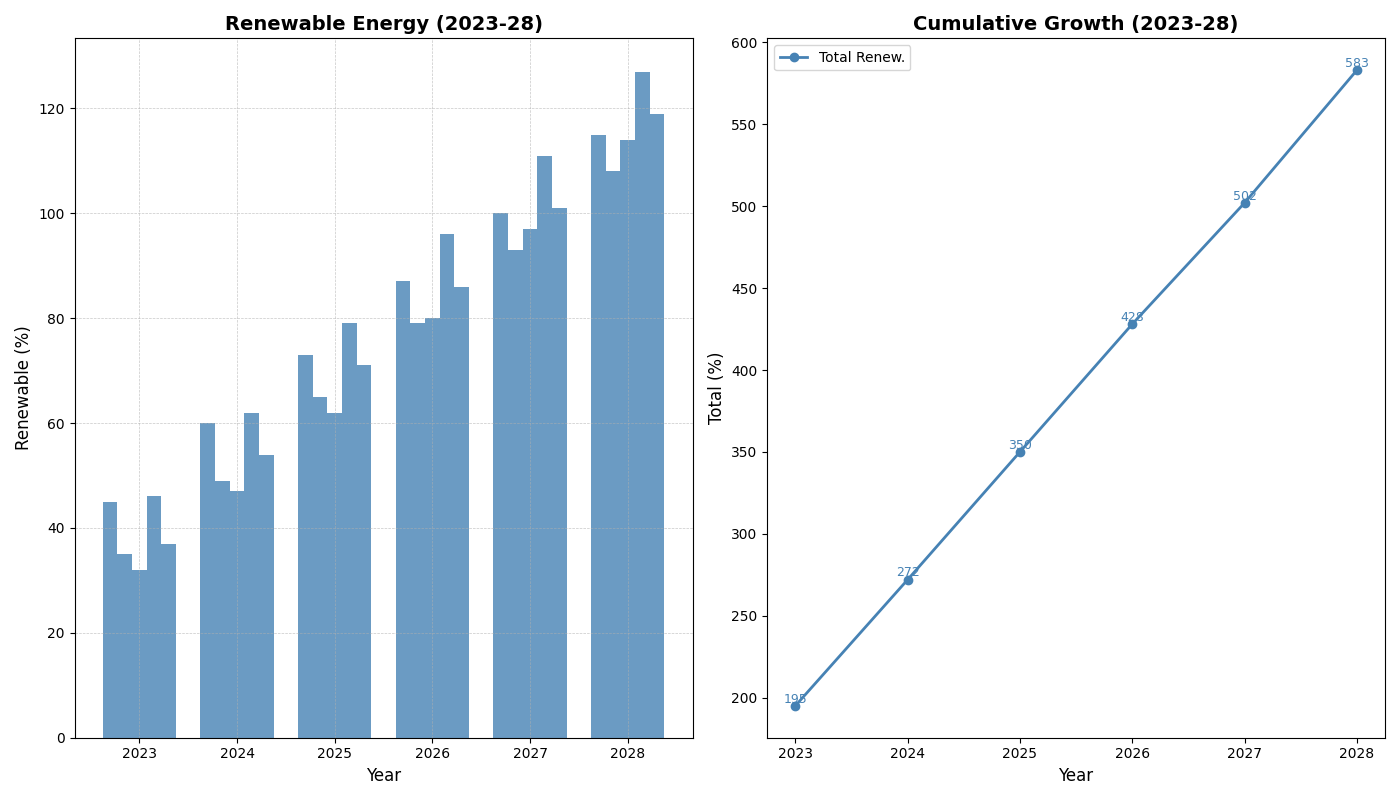

The Python source for this figure:
import matplotlib.pyplot as plt
import numpy as np

years = np.arange(2023, 2029)
countries = ['A', 'B', 'C', 'D', 'E']

solar = np.array([
    [10, 15, 20, 25, 30, 35],
    [5, 10, 15, 20, 25, 30],
    [8, 12, 18, 23, 28, 34],
    [12, 17, 22, 28, 33, 38],
    [7, 13, 19, 24, 30, 36]
])

wind = np.array([
    [15, 20, 25, 30, 35, 40],
    [12, 16, 22, 27, 32, 37],
    [10, 15, 20, 27, 33, 38],
    [18, 24, 30, 35, 40, 45],
    [11, 17, 23, 28, 33, 39]
])

hydro = np.array([
    [20, 25, 28, 32, 35, 40],
    [18, 23, 28, 32, 36, 41],
    [14, 20, 24, 30, 36, 42],
    [16, 21, 27, 33, 38, 44],
    [19, 24, 29, 34, 38, 44]
])

total_renewable = solar + wind + hydro
annual_totals = total_renewable.sum(axis=0)

fig, (ax1, ax2) = plt.subplots(1, 2, figsize=(14, 8))

bar_width = 0.15
x_indexes = np.arange(len(years))
single_color = '#4682B4'  # Same color for all bars and line

for i in range(len(countries)):
    ax1.bar(x_indexes + i * bar_width, solar[i], width=bar_width, color=single_color, alpha=0.8)
    ax1.bar(x_indexes + i * bar_width, wind[i], width=bar_width, bottom=solar[i], color=single_color, alpha=0.8)
    ax1.bar(x_indexes + i * bar_width, hydro[i], width=bar_width, bottom=solar[i] + wind[i], color=single_color, alpha=0.8)

ax1.set_xlabel('Year', fontsize=12)
ax1.set_ylabel('Renewable (%)', fontsize=12)
ax1.set_title('Renewable Energy (2023-28)', fontsize=14, fontweight='bold')
ax1.set_xticks(x_indexes + bar_width * 2)
ax1.set_xticklabels(years)

ax1.grid(True, linestyle='--', linewidth=0.5, alpha=0.7)

ax2.plot(years, annual_totals, marker='o', color=single_color, linewidth=2, label='Total Renew.')

for (year, total) in zip(years, annual_totals):
    ax2.text(year, total + 2, f'{total}', ha='center', fontsize=9, color=single_color)

ax2.set_xlabel('Year', fontsize=12)
ax2.set_ylabel('Total (%)', fontsize=12)
ax2.set_title('Cumulative Growth (2023-28)', fontsize=14, fontweight='bold')
ax2.set_xticks(years)
ax2.set_xticklabels(years)
ax2.legend(loc='upper left', fontsize=10)

plt.tight_layout()
plt.show()
